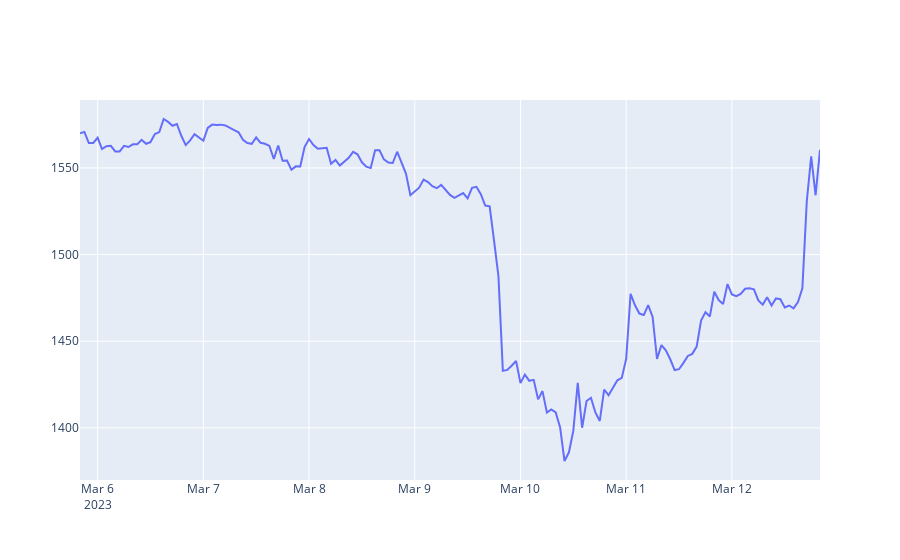
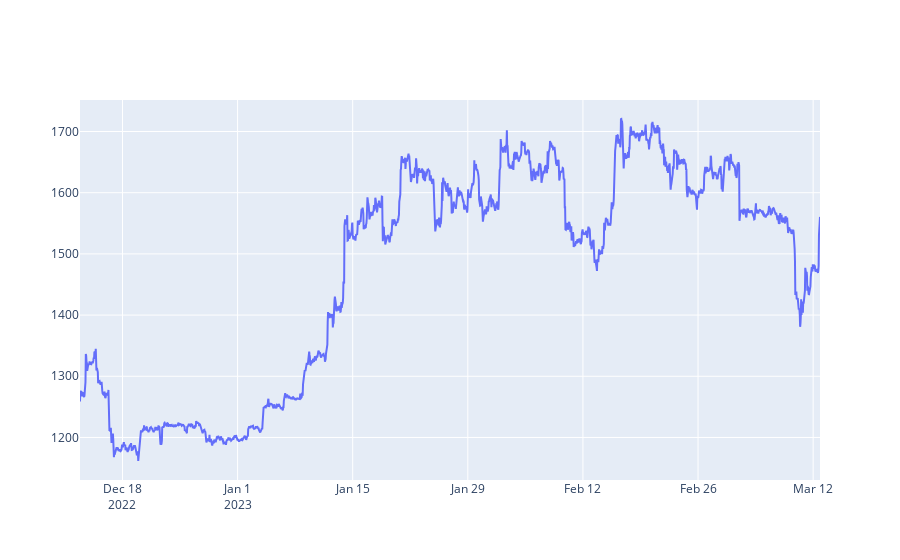

Notebook source saved alongside these figures, in order:
### Code cell
from plotly.offline import init_notebook_mode, iplot
init_notebook_mode(connected=True)

def getLine(df_input):
    x = df_input.index
    y = df_input.values
    fig = go.Figure(data=go.Scatter(x = x, y = y))
    fig.show()
    
#------------------------------------------------

#( getLine(getRates('ETH-USD',  '1d',  '1h')) )
( getLine(getRates('ETH-USD',  '1wk',  '1h')) )
( getLine(getRates('ETH-USD',  '3mo',  '1h')) )
#( getLine(getRates('ETH-USD',  '3y',  '1d')) )

### Figure 1 — Plotly figure (JSON) as saved in the notebook; plotly's stock layout.template omitted (floating-point values rounded to 4 significant figures; data arrays with more than 128 entries replaced by an {"elided": "..."} marker saying what was removed)
{"data": [{"x": {"elided": "169 str values"}, "y": {"elided": "169 float values"}, "type": "scatter"}], "layout": {"xaxis": {"type": "date", "range": ["2023-03-05 20:00", "2023-03-12 20:00"], "autorange": true}, "yaxis": {"type": "linear", "range": [1370.0, 1589.0], "autorange": true}, "autosize": true}}

### Figure 2 — Plotly figure (JSON) as saved in the notebook; plotly's stock layout.template omitted (floating-point values rounded to 4 significant figures; data arrays with more than 128 entries replaced by an {"elided": "..."} marker saying what was removed)
{"data": [{"x": {"elided": "2161 str values"}, "y": {"elided": "2161 float values"}, "type": "scatter"}], "layout": {"xaxis": {"type": "date", "range": ["2022-12-12 20:00", "2023-03-12 20:00"], "autorange": true}, "yaxis": {"type": "linear", "range": [1130.0, 1752.0], "autorange": true}, "autosize": true}}
